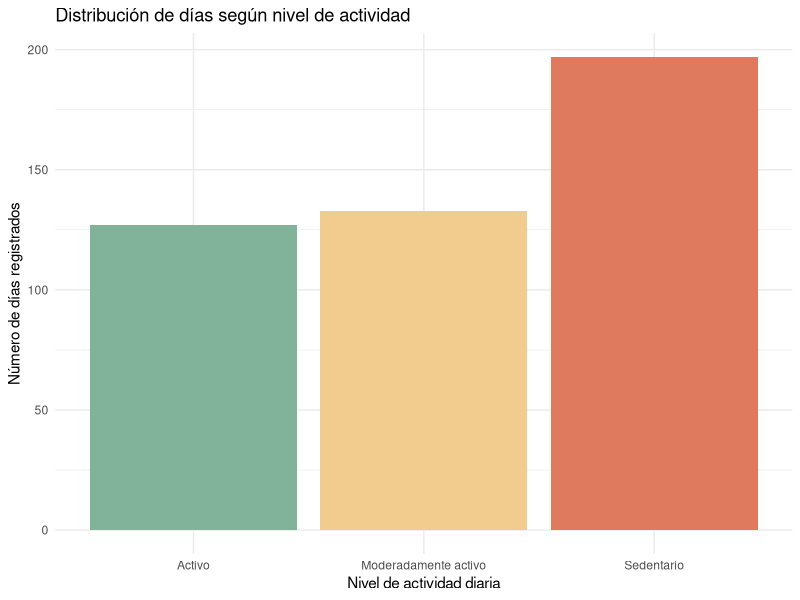

The R source for this figure:
# Project: Bellabeat 
# Analysis: Daily Activity Levels
# Description: Generates visualization for Figure 1

library(readr)
library(ggplot2)

activity_level <- read_csv("../data/nivel_actividad.csv")


ggplot(activity_level, aes(x = nivel_actividad, y = dias, fill = nivel_actividad)) +
  geom_bar(stat = "identity") +
  scale_fill_manual(values = c(
    "Sedentario" = "#E07A5F",
    "Moderadamente activo" = "#F2CC8F",
    "Activo" = "#81B29A"
  )) +
  labs(
    title = "Distribución de días según nivel de actividad",
    x = "Nivel de actividad diaria",
    y = "Número de días registrados"
  ) +
  theme_minimal() +
  guides(fill = "none")
